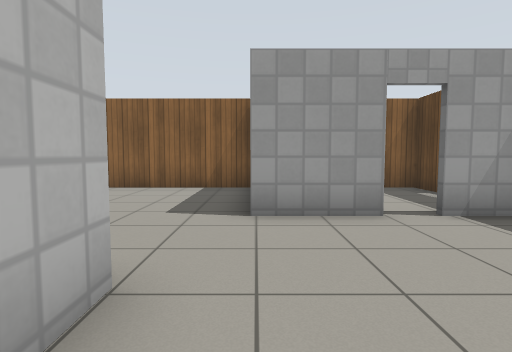
[1] (above)

16 first-person views from a walk through a Gazebo world. The camera is 0.94 m above the floor, tilts 4° down and sees 80° across. The floor is counted in squares, 1 m on a side. Each view is taken from the middle of a square. On the plan, view 1 faces up. The plan holds only what a view shows up to about 11 squares ahead; the rest is blank. Robots are left out. Gazebo's built-in surfaces are drawn with simple patterns.

[2]
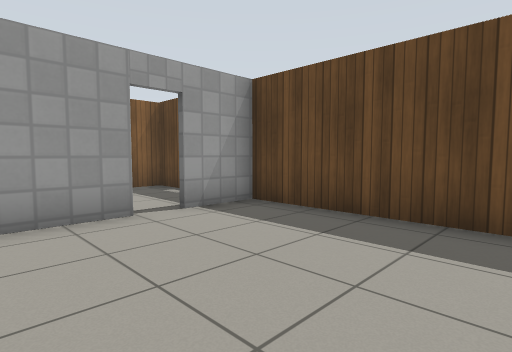

[3]
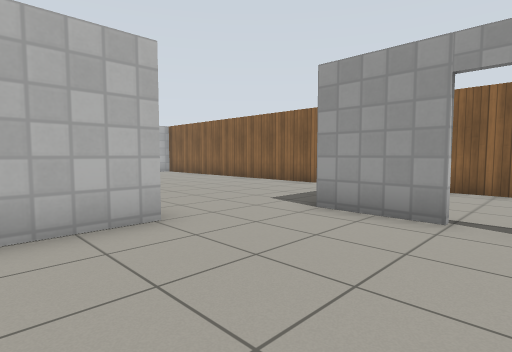

[4]
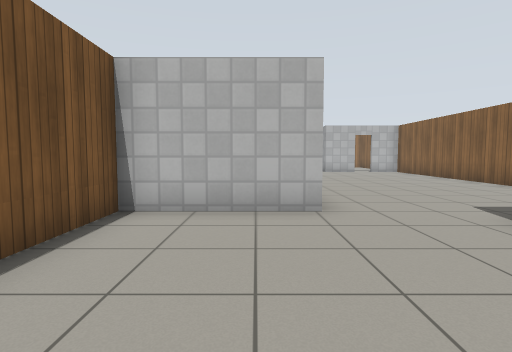

[5]
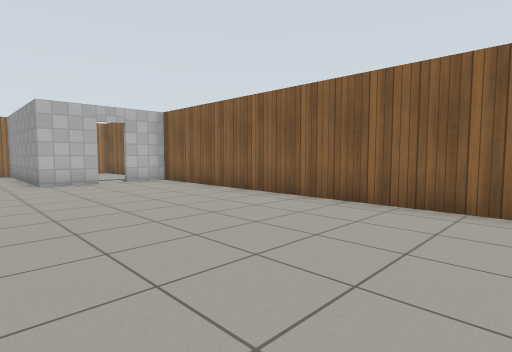

[6]
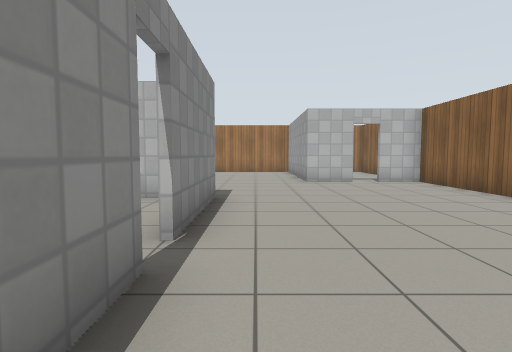

[7]
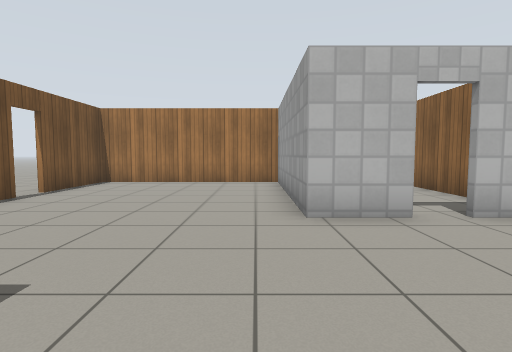

[8]
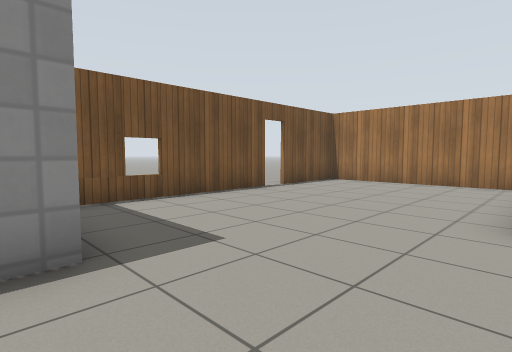

[9]
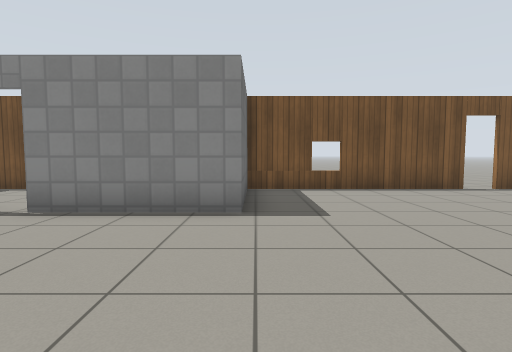

[10]
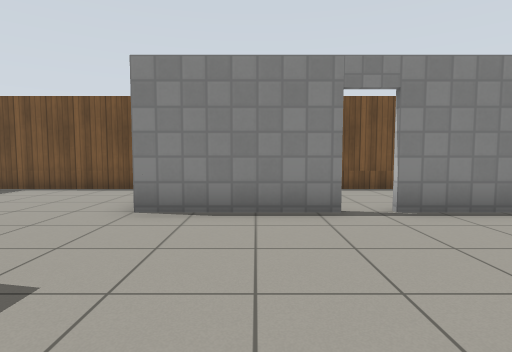

[11]
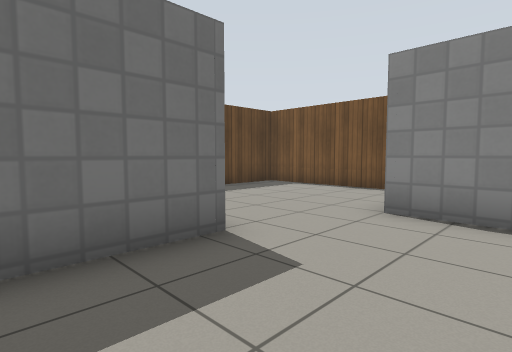

[12]
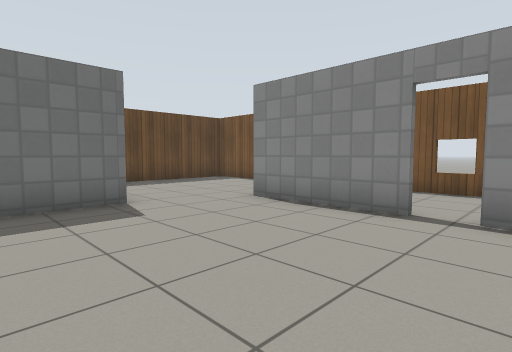

[13]
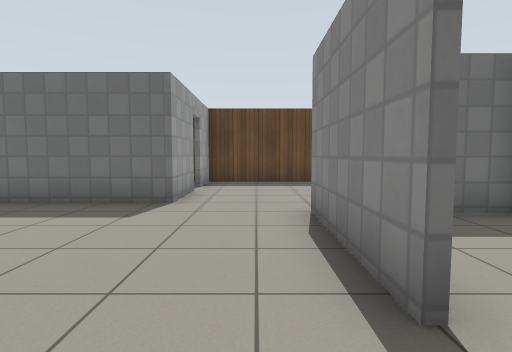

[14]
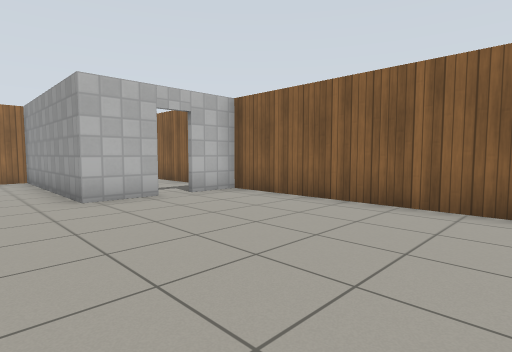

[15]
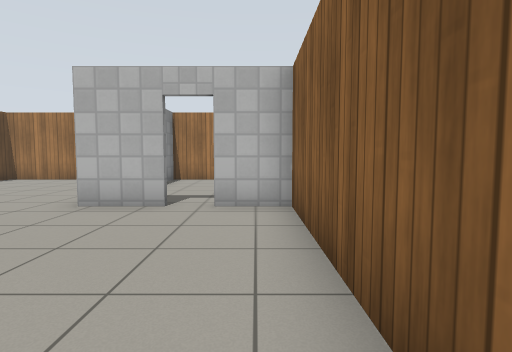

[16]
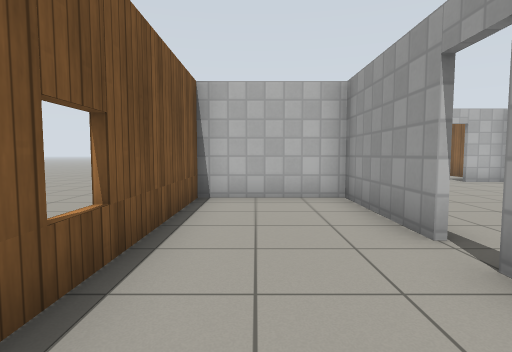

### Floor plan
Points are (right, up) in squares from view 1. A wall is a line through its corners. A room is listed if a view was taken in it or the views show most of it. See-through windows are left out.
Room 1 (views 1, 2, 3, 4)
walls: (2, 4.6) (-0.1, 4.6); (-1, 2.1) (-1, -1.3) (4.5, -1.3) (4.5, 4.6) (2.8, 4.6)
ways out: opening at (-0.5, 3.5) to room 2; open door at (2.5, 5)
Room 2 (views 5, 6, 7, 8, 9, 10, 11, 12, 13, 14, 15)
walls: (-12.5, 6.4) (-12.5, 4.6) (-18.5, 4.6); (-4.5, 2.1) (-1, 2.1); (-14.8, -1.3) (-8.8, -1.3) (-8.8, 2.1) (-5.3, 2.1); (-0.1, 4.6) (-0.1, 8); (-18.4, 4.9) (-18.4, -1.3) (-15.5, -1.3); (-0.1, 8.7) (-12.5, 8.7) (-12.5, 7.1)
ways out: opening at (-0.5, 3.5) to room 1; open door at (-5, 2) to room 3; open door at (-15, -1); open door at (-13, 7)
Room 3 (view 16)
walls: (-5.2, 1.9) (-8.6, 1.9) (-8.6, -1.3) (-2, -1.3); (-1.2, -1.1) (-1.2, -0.1)
ways out: open door at (-5, 2) to room 2

Positions as (right, up) in squares from view 1, and headings:
1: (0, 0), facing up
2: (0, 0), facing up-right
3: (3, 0), facing up-left
4: (4, 1), facing left
5: (-2, 3), facing up-left
6: (-2, 3), facing left
7: (-8, 4), facing left
8: (-8, 5), facing down-left
9: (-9, 7), facing down
10: (-3, 7), facing down
11: (-3, 7), facing down-right
12: (-6, 7), facing down-right
13: (-6, 3), facing right
14: (-6, 3), facing up-left
15: (-7, 8), facing left
16: (-2, 0), facing left
